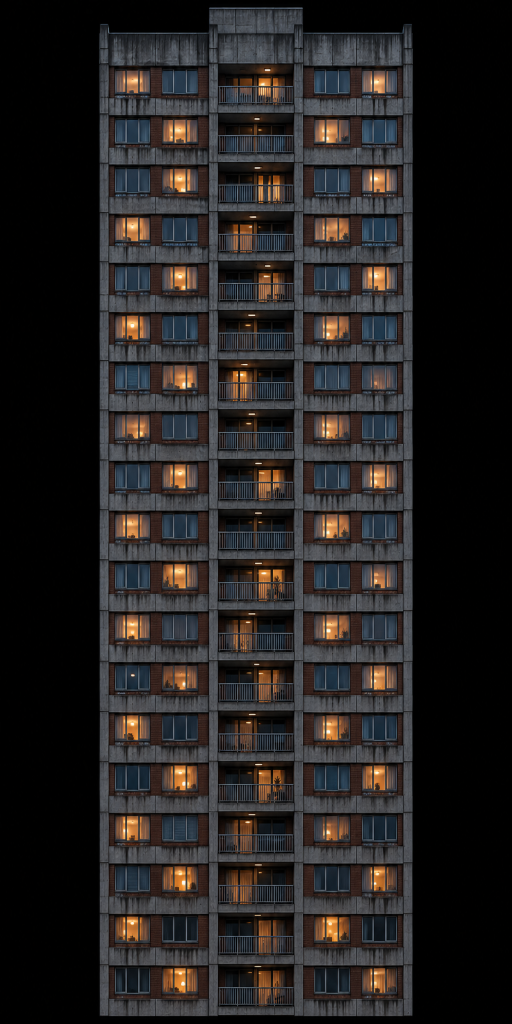
#> input picture docs/maps/heron-reach-32/art/generated/backdrop/tower-elevation-a.png, 1024 x 2048 px, found by its file name (shown at 1/2 size); its folder holds 3 pictures in this run
$ python make_heron_generated.py ../../../docs/maps/heron-reach-32/art/generated/backdrop/skyline-panorama.png
#> lines starting #> are read from the running program, lines starting #| are printed output that depends on the picture
"""Turn the ChatGPT images made for Heron Reach into runtime textures.

    python3 scripts/maps/art/make_heron_generated.py docs/maps/heron-reach-32/art/generated

The source PNGs live in docs/maps/heron-reach-32/art/generated/ (merged from the
claude/chatgpt-images branch; see TEXTURES.md for provenance). This
script only crops, resizes, packs and keys them; it never draws new content.

Writes, under public/materials/heron/:
- backdrop/tower-elevation-{a,b}-{color,emit}.webp: one tower front each, cropped to the building,
  with an emission map keyed from the warm lit windows.
- backdrop/skyline-panorama.webp: the wrap-around city horizon, its top quarter faded to clear so the
  graded sky dome shows above it.
- windows/interiors-photo-{color,emit}.webp: the 8 x 4 window atlas (256 px cells) with the twelve
  interiors, their mirror images and four close-ups in the lit cells; cells 4, 12, 20 and 28 stay dark curtains from
  the procedural atlas, as the Blender build expects.
- decals/graffiti-photo-atlas.webp: six pieces in a 2 x 3 atlas (1024 x 512 cells), alpha keyed from
  the black background.
"""
import sys
from pathlib import Path

import numpy as np
from PIL import Image, ImageOps

ROOT = Path(__file__).resolve().parents[3]
OUT = ROOT / 'public' / 'materials' / 'heron'
DARK = {4, 12, 20, 28}


def arr(im):
    return np.asarray(im.convert('RGB')).astype(np.float32) / 255


def u8(a):
    return Image.fromarray((np.clip(a, 0, 1) * 255 + .5).astype(np.uint8))


def warm_emit(a, gain=1.4):
    """Keep the warm, bright pixels (lit rooms and lamps) as emission."""
    lum = a @ np.array([.2126, .7152, .0722], np.float32)
    warm = np.clip((a[..., 0] - a[..., 2] - .12) * 4, 0, 1) * np.clip((lum - .25) * 3, 0, 1)
    return a * warm[..., None] * gain


def tower(src, name):
#> called with name = 'tower-elevation-a'
    im = Image.open(src).convert('RGB')
#> im is the input picture: PIL image 1024x2048 RGB; mean R, G, B 37.2, 34.2, 33.7
    a = arr(im)
    lum = a.mean(2)
    cols = np.where((lum > .06).mean(0) > .5)[0]
#> cols = 617 values from 199 to 824
    rows = np.where((lum > .06).mean(1) > .3)[0]
#> rows = 1922 values from 65 to 2032
    box = (int(cols.min()) + 2, int(rows.min()) + 1, int(cols.max()) - 1, int(rows.max()))
#> box = (201, 66, 823, 2032)
    body = im.crop(box)
    h = round(512 * body.height / body.width)
#> h = 1618
    body = body.resize((512, h), Image.LANCZOS)
#> body: PIL image 512x1618 RGB
    body.save(OUT / 'backdrop' / f'{name}-color.webp', quality=88)
    u8(warm_emit(arr(body))).save(OUT / 'backdrop' / f'{name}-emit.webp', quality=88)
#> in warm_emit, `warm = np.clip((a[..., 0] - a[..., 2] - .12) * 4, 0, 1) * np.clip((lum..`:
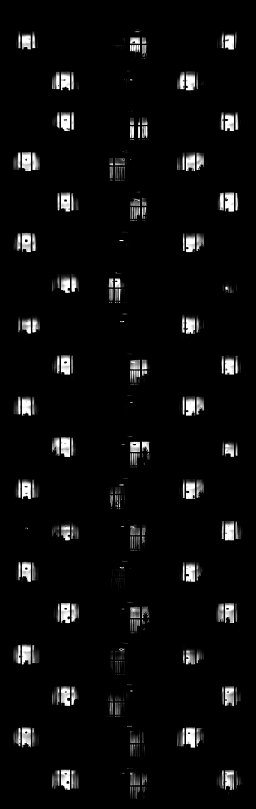
#> warm: shape (1618, 512) float32 (shown at 1/2 size); min 0, max 1, mean 0.0424
    print(name, 'crop', box, '->', body.size)
#| tower-elevation-a crop (201, 66, 823, 2032) -> (512, 1618)
#> call 2 of tower, with name = 'tower-elevation-b'
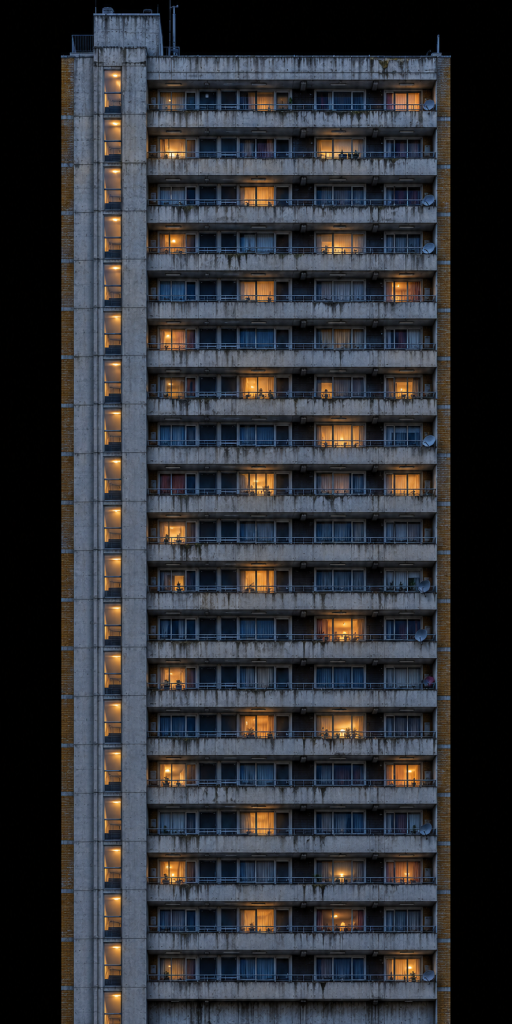
#> input picture docs/maps/heron-reach-32/art/generated/backdrop/tower-elevation-b.png, 1024 x 2048 px, found by its file name (shown at 1/2 size)
#> in tower, im is the input picture: PIL image 1024x2048 RGB; mean R, G, B 46.9, 48.3, 52.5
#> in tower (call 2), `lum = a.mean(2)`:
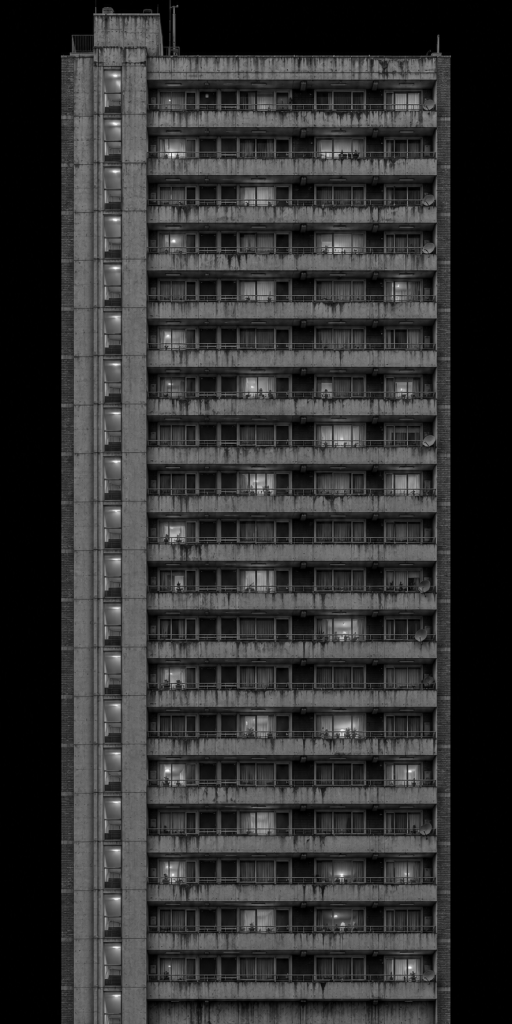
#> lum: shape (2048, 1024) float32 (shown at 1/2 size); min 0, max 0.999, mean 0.193
#> in tower (call 2), `cols = np.where((lum > .06).mean(0) > .5)[0]`: cols = 779 values from 122 to 900
#> in tower (call 2), `rows = np.where((lum > .06).mean(1) > .3)[0]`: rows = 1935 values from 110 to 2047
#> in tower (call 2), `box = (int(cols.min()) + 2, int(rows.min()) + 1, int(cols.max()) - 1, ..`: box = (124, 111, 899, 2047)
#> call 2 of warm_emit, with gain = 1.4
#> in warm_emit (call 2), `lum = a @ np.array([.2126, .7152, .0722], np.float32)`:
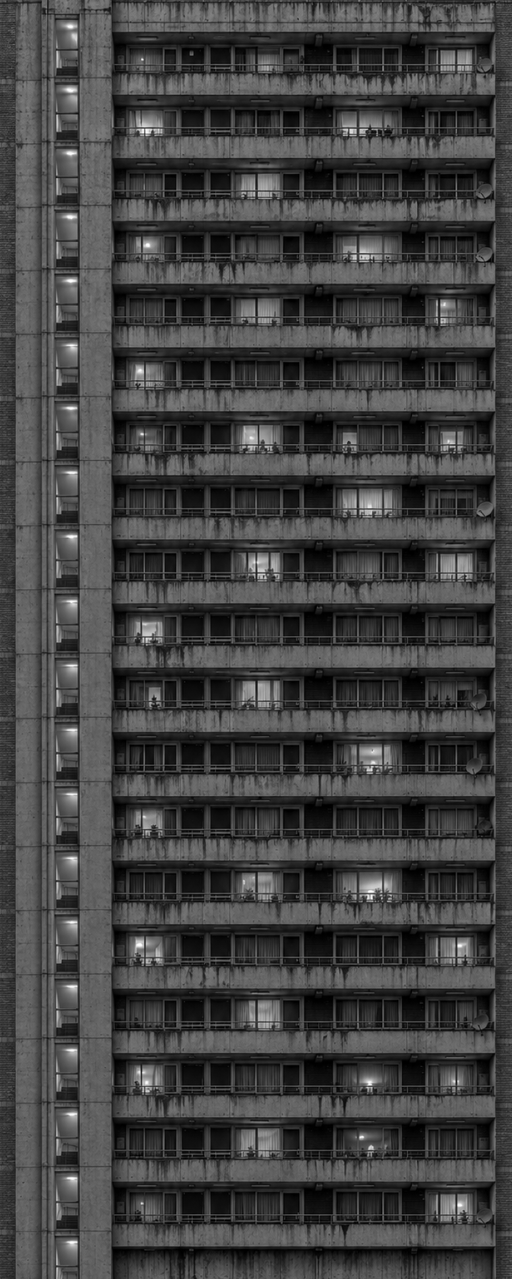
#> lum: shape (1279, 512) float32; min 0, max 1, mean 0.26
#> in u8 (call 2), `return Image.fromarray((np.clip(a, 0, 1) * 255 + .5).astype(np.uint8))`:
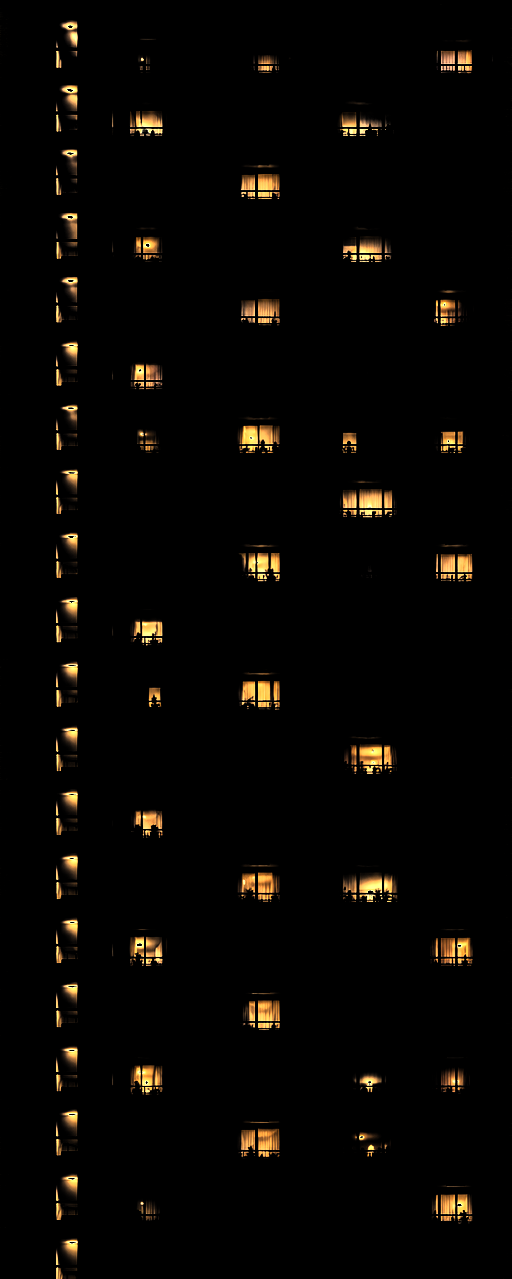
#> returned value: PIL image 512x1279 RGB; mean R, G, B 7.5, 5.6, 2.9
#| tower-elevation-b crop (124, 111, 899, 2047) -> (512, 1279)


def panorama(src):
    im = Image.open(src).convert('RGB')
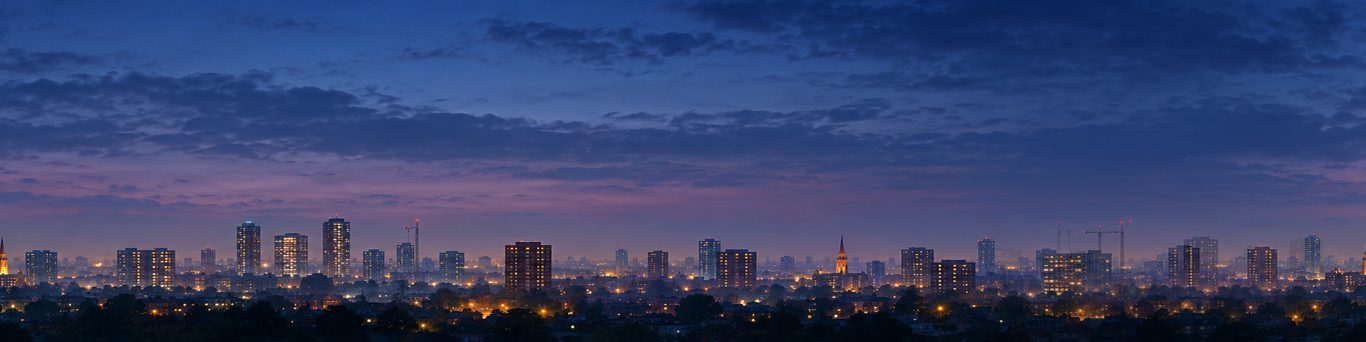
#> input picture docs/maps/heron-reach-32/art/generated/backdrop/skyline-panorama.png, 4096 x 1024 px, found by its file name (shown at 1/3 size)
#> im is the input picture: PIL image 4096x1024 RGB; mean R, G, B 56.2, 67.3, 109.6
    a = arr(im)
    h = a.shape[0]
#> h = 1024
    y = np.arange(h, dtype=np.float32)[:, None] / h
#> y = 1024 values from 0 to 0.999
    alpha = np.clip(y / .25, 0, 1) ** 1.5  # clear at the top edge, solid from a quarter down
#> alpha = 1024 values from 0 to 1
    rgba = np.dstack([a, np.broadcast_to(alpha, a.shape[:2])])
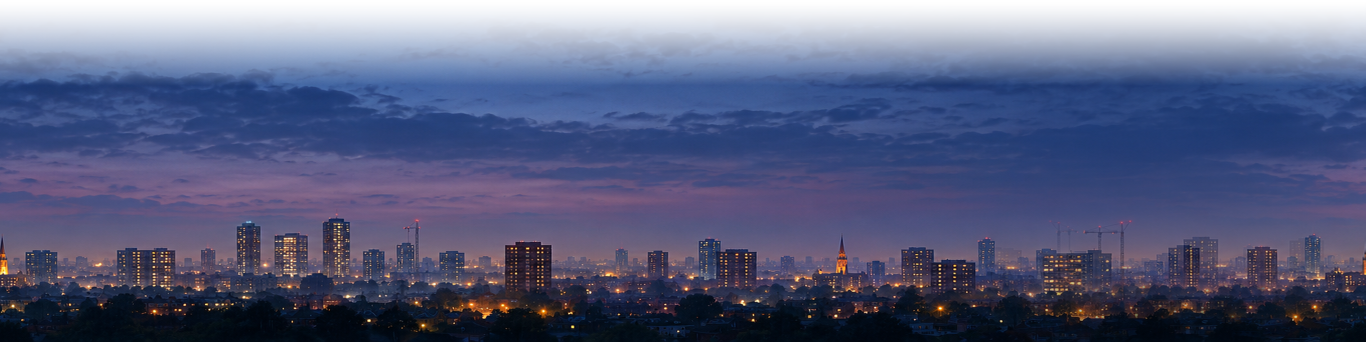
#> rgba: shape (1024, 4096, 4) float32 (shown at 1/3 size); mean R, G, B, A 0.221, 0.264, 0.433, 0.85; transparent parts drawn white
    Image.fromarray((rgba * 255 + .5).astype(np.uint8), 'RGBA').save(OUT / 'backdrop' / 'skyline-panorama.webp', quality=88)
    print('panorama', im.size)
#| panorama (4096, 1024)


def windows(folder):
#> (the run stopped early here; a loop or call above may not have finished)
